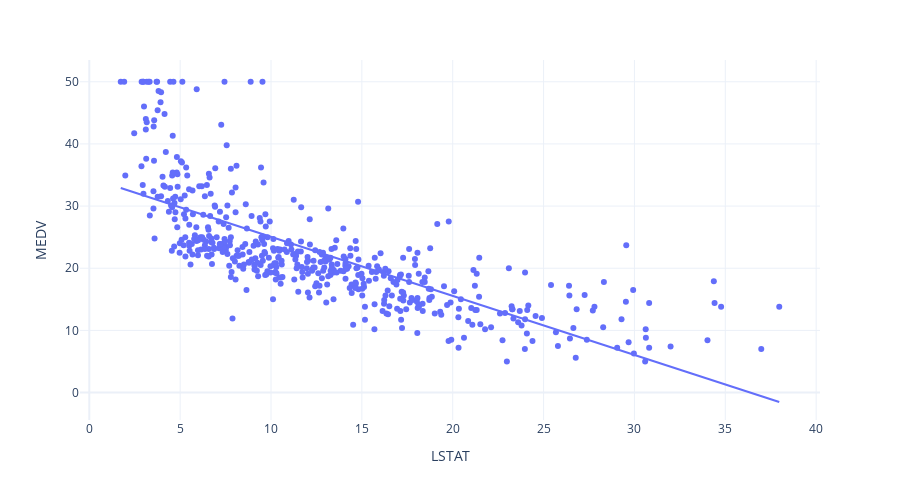

Notebook cell for this chart:
### Code cell
fig = px.scatter(BDF, 
                 x="LSTAT", 
                 y="MEDV", 
                 height=500,
                 trendline='ols',
                 template='plotly_white')
fig.show()

### Figure 1 — Plotly figure (JSON) as saved in the notebook; plotly's stock layout.template omitted (floating-point values rounded to 4 significant figures; data arrays with more than 128 entries replaced by an {"elided": "..."} marker saying what was removed)
{"data": [{"hovertemplate": "LSTAT=%{x}<br>MEDV=%{y}<extra></extra>", "legendgroup": "", "marker": {"color": "#636efa", "symbol": "circle"}, "mode": "markers", "name": "", "orientation": "v", "showlegend": false, "type": "scatter", "x": {"elided": "506 float values"}, "xaxis": "x", "y": {"elided": "506 float values"}, "yaxis": "y"}, {"hovertemplate": "<b>OLS trendline</b><br>MEDV = -0.950049 * LSTAT + 34.5538<br>R<sup>2</sup>=0.544146<br><br>LSTAT=%{x}<br>MEDV=%{y} <b>(trend)</b><extra></extra>", "legendgroup": "", "marker": {"color": "#636efa", "symbol": "circle"}, "mode": "lines", "name": "", "showlegend": false, "type": "scatter", "x": {"elided": "506 float values"}, "xaxis": "x", "y": {"elided": "506 float values"}, "yaxis": "y"}], "layout": {"height": 500, "legend": {"tracegroupgap": 0}, "margin": {"t": 60}, "xaxis": {"anchor": "y", "domain": [0, 1], "title": {"text": "LSTAT"}}, "yaxis": {"anchor": "x", "domain": [0, 1], "title": {"text": "MEDV"}}}}
